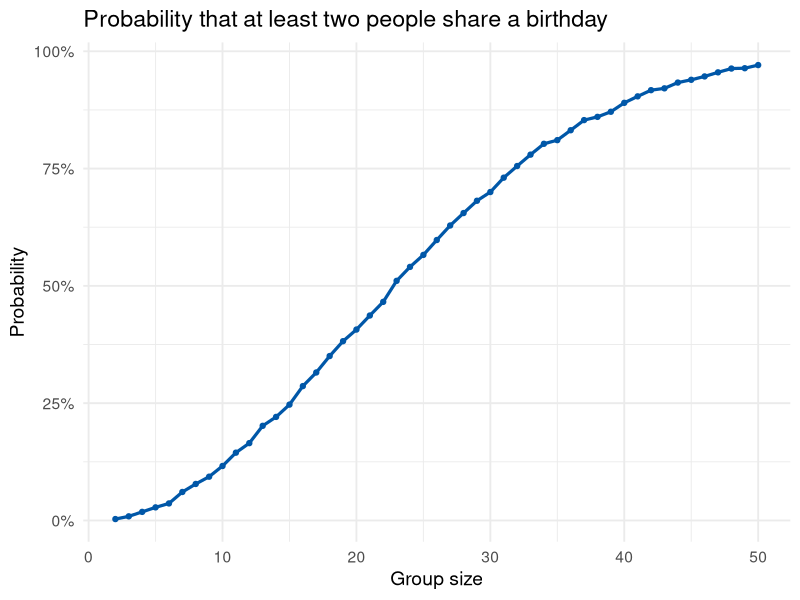

Source code (R):
## ---- chunk 1
library(tidyverse)
library(broom)
set.seed(2025)
theme_set(theme_minimal(base_size = 14))
## ---- chunk 2
# Function to check if a group shares a birthday
has_duplicate_bday <- function(n_people) {
  bdays <- sample(1:365, size = n_people, replace = TRUE)
  any(duplicated(bdays))
}

# Repeat the experiment many times
simulate_bdays <- function(n_people, n_sim = 10000) {
  mean(replicate(n_sim, has_duplicate_bday(n_people)))
}

# Apply to group sizes 2-50
results_bday <- tibble(
  n = 2:50,
  prob_shared = map_dbl(n, simulate_bdays)
)

# Plot
results_bday %>%
  ggplot(aes(n, prob_shared)) + 
  geom_line(linewidth = 1.1, color = "#0057A8") + 
  geom_point(color = "#0057A8") + 
  scale_y_continuous(labels = scales::percent) + 
  labs(
    title = "Probability that at least two people share a birthday",
    x = "Group size",
    y = "Probability"
  )
